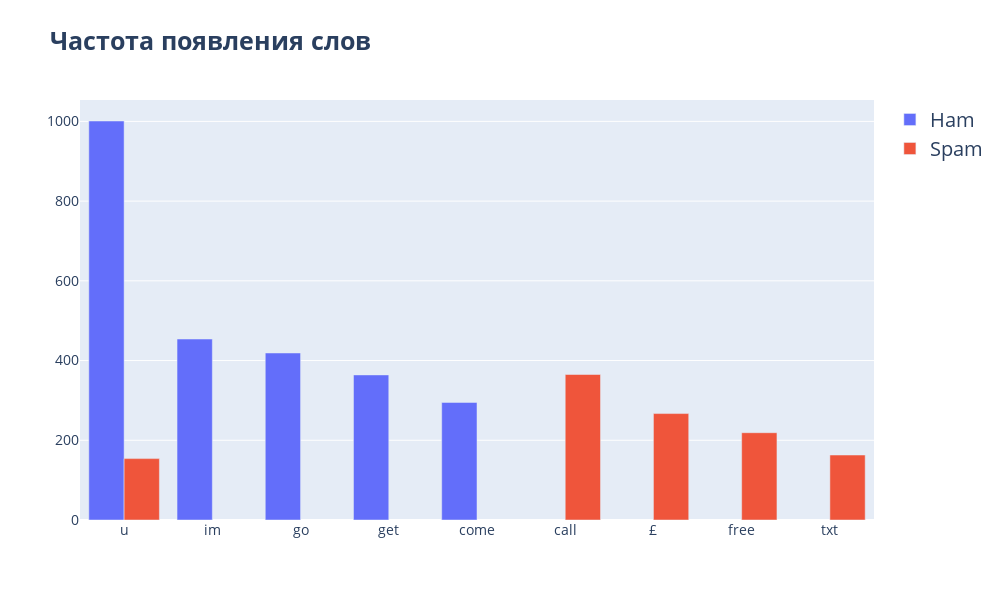

Notebook code cell kept with this figure:
### Markdown cell above
### Формирование гистограмм

### Code cell
top = 5
fig = go.Figure()

for kateg in gr_df.index:
    fig.add_trace(go.Bar(
        name=f'{kateg.title()}',
        x=[i[0] for i in gr_df.loc[kateg, 'Message'].most_common()][:top],
        y=[i[1] for i in gr_df.loc[kateg, 'Message'].most_common()][:top]))

fig.update_layout(
    width=1000, height=600,
    title=dict(text='<b>Частота появления слов<b>', font=dict(size=25)),
    xaxis=dict(tickfont=dict(size=14)),
    yaxis=dict(tickfont=dict(size=14)),
    legend=dict(font=dict(size=20)),
    showlegend=True)

fig.show()

### Figure 1 — Plotly figure (JSON) as saved in the notebook; plotly's stock layout.template omitted (floating-point values rounded to 4 significant figures)
{"data": [{"name": "Ham", "type": "bar", "x": ["u", "im", "go", "get", "come"], "y": [1001, 454, 419, 364, 295]}, {"name": "Spam", "type": "bar", "x": ["call", "£", "free", "txt", "u"], "y": [365, 267, 219, 163, 154]}], "layout": {"height": 600, "legend": {"font": {"size": 20}}, "showlegend": true, "title": {"font": {"size": 25}, "text": "<b>Частота появления слов<b>"}, "width": 1000, "xaxis": {"tickfont": {"size": 14}}, "yaxis": {"tickfont": {"size": 14}}}}
